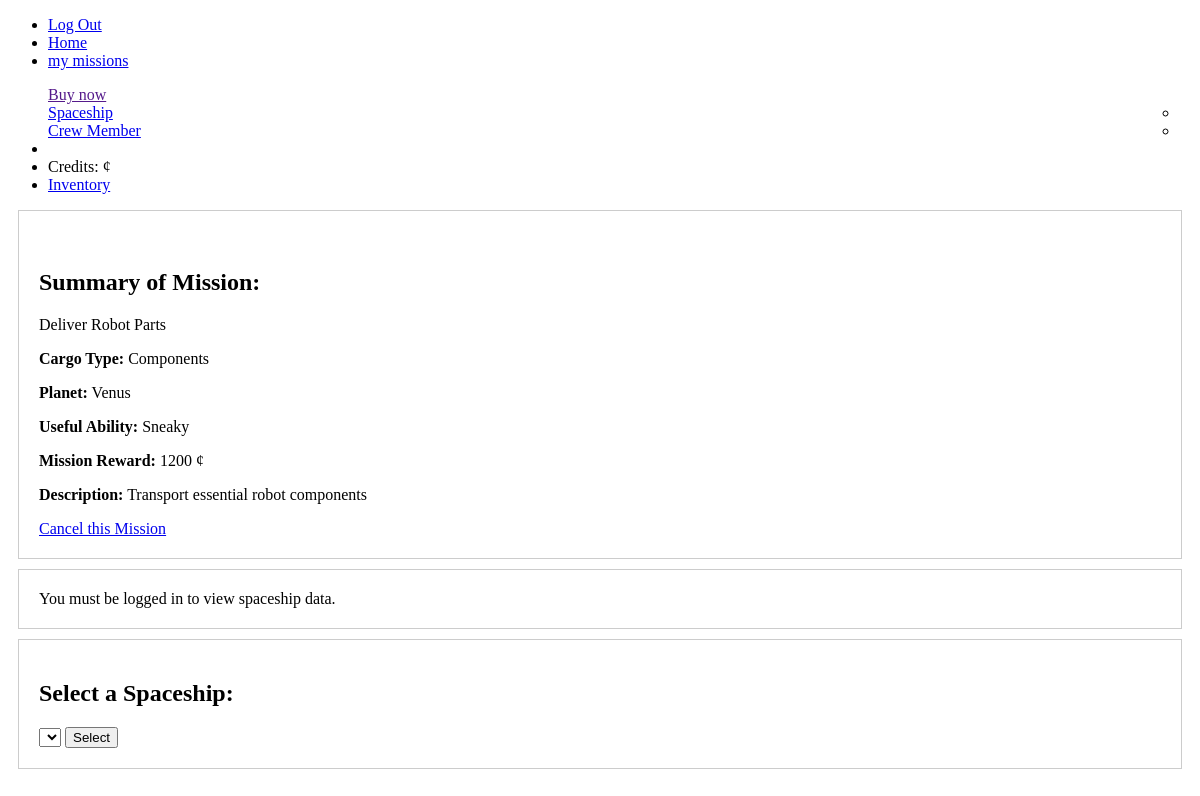
Page /choose_spaceship.php?id_mission=2 on the committed database.
### tables this page shows
CREATE TABLE mission (
    id_mission INT NOT NULL AUTO_INCREMENT PRIMARY KEY,
    name TEXT,
    id_cargo_type INT,
    id_planet INT,
    id_ability INT,
    id_merchant INT,
    reward INT,
    description TEXT,
    done INT DEFAULT 0,
    FOREIGN KEY (id_cargo_type) REFERENCES cargo_type(id_cargo_type),
    FOREIGN KEY (id_planet) REFERENCES planet(id_planet),
    FOREIGN KEY (id_ability) REFERENCES ability(id_ability),
    FOREIGN KEY (id_merchant) REFERENCES merchant(id_merchant)
);

CREATE TABLE cargo_type (
    id_cargo_type INT NOT NULL AUTO_INCREMENT PRIMARY KEY,
    type VARCHAR(30),
    price_by_ton INT
);

CREATE TABLE planet (
    id_planet INT NOT NULL AUTO_INCREMENT PRIMARY KEY,
    name VARCHAR(25),
    distance_from_earth INT
);

CREATE TABLE ability (
    id_ability INT NOT NULL AUTO_INCREMENT PRIMARY KEY,
    name VARCHAR(25),
    description TEXT
);

### choose_spaceship.php (the view, shortened to what this page needs)
<!DOCTYPE html>
<html>
<head>
    <link rel="stylesheet" href="https://cdn.jsdelivr.net/npm/@picocss/pico@1/css/pico.min.css">
</head>
<body>
<?php
include('header.php');
?>
<main class="container">
    <article class="grid">
        <div class="col-4">
            <br>
            <?php
            if (isset($_GET['id_mission'])) {
                $id_mission = $_GET['id_mission'];
                $query = $db->prepare("SELECT mission.name, cargo_type.type, planet.name, ability.name, reward, mission.description, planet.distance_from_earth
                                        FROM mission
                                        JOIN cargo_type ON mission.id_cargo_type = cargo_type.id_cargo_type
                                        JOIN planet ON mission.id_planet = planet.id_planet
                                        JOIN ability ON mission.id_ability = ability.id_ability
                                        WHERE id_mission = :id_mission");
                $query->bindParam(':id_mission', $id_mission, PDO::PARAM_INT);
                $query->execute();
                $mission = $query->fetch();
                if ($mission != false) {
                    echo "<h1>Summary of Mission:</h1>";
                    echo "<p>" . $mission[0] . "</p>";
                    echo "<p><strong>Cargo Type:</strong> " . $mission[1] . "</p>";
                    echo "<p><strong>Planet:</strong> " . $mission[2] . "</p>";
                    echo "<p><strong>Useful Ability:</strong> " . $mission[3] . "</p>";
                    echo "<p><strong>Mission Reward:</strong> " . $mission[4] . " ¢</p>";
                    echo "<p><strong>Description:</strong> " . $mission[5] . "</p>";
                    echo "<a href='home.php' role='button' class='btn secondary'>Cancel this Mission</a>";
                } else {
                    echo "Mission not found.";
                }
            } else {
                echo "Mission ID not provided.";
            }
            ?>
        </div>
        <div class="col-4">
            <?php
            if (isset($_SESSION['id_merchant']) && isset($_GET['id_mission'])) {
                $spaceMerchantId = $_SESSION['id_merchant'];
                $missionId = $_GET['id_mission'];
                $missionRangeQuery = $db->prepare("SELECT p.distance_from_earth
        FROM mission m
        INNER JOIN planet p ON m.id_planet = p.id_planet
        WHERE m.id_mission = :mission_id");
                $missionRangeQuery->bindParam(':mission_id', $missionId, PDO::PARAM_INT);
                $missionRangeQuery->execute();
                $dataMissionRange = $missionRangeQuery->fetch();
                $missionRange = $dataMissionRange[0];
                $NewMissionRange =
                $spaceshipsQuery = $db->prepare("SELECT DISTINCT s.name, s.crew_capacity, s.cargo_capacity_ton, s.max_travel_range_parsec, ms.level
    FROM spaceship s
    INNER JOIN merchant_spaceship ms ON s.id_spaceship = ms.id_spaceship
    INNER JOIN merchant m ON m.id_merchant = ms.id_merchant
    WHERE m.id_merchant = :id_merchant
    AND (s.max_travel_range_parsec + (s.max_travel_range_parsec * 0.1 * ms.level)) >= :mission_range");
                $spaceshipsQuery->bindParam(':id_merchant', $spaceMerchantId, PDO::PARAM_INT);
                $spaceshipsQuery->bindParam(':mission_range', $missionRange, PDO::PARAM_INT);
                $spaceshipsQuery->execute();
                $spaceships = $spaceshipsQuery->fetchAll();
                echo "<h4>Spaceships Available for the Mission</h4>";
                if (!empty($spaceships)) {
                    echo "<ul>";
                    foreach ($spaceships as $spacecraft) {
                        echo "<li><details>";
                        echo "<summary>{$spacecraft['name']}";
                        for ($i = 0; $i < $spacecraft['level']; $i++) {
                            echo " ⛤";
                        }
                        echo "</summary>";
                        echo "<ul>";
                        echo "<li><strong>Crew Capacity:</strong> {$spacecraft['crew_capacity']}</li>";
                        echo "<li><strong>Cargo Capacity:</strong> {$spacecraft['cargo_capacity_ton']} kg</li>";
                        $newRange = $spacecraft['max_travel_range_parsec'] + ($spacecraft['max_travel_range_parsec'] * 0.1 * ($spacecraft['level']));
                        echo "<li><strong>Maximum Travel Range in Parsecs:</strong> {$newRange}</li>";
                        $newPlanetRange = $mission['planet'];
                        echo "</ul>";
                        echo "</details></li>";
                    }
                    echo "</ul>";
                    echo "<a href='spaceship.php' role='button' class='btn secondary'>Buy New Spaceship</a>";
                } else {
                    echo "No spaceship found with sufficient travel range for this mission ($missionRange parsec).";
                    echo "<br>";
                    echo "<a href='spaceship.php' role='button' class='btn primary'>Buy One</a>";
                }
            } else {
                echo "You must be logged in to view spaceship data.";
            }
            ?>
        </div>
        <div class="col-4">
            <form method="post" action="choose_crew_members.php" onsubmit="return validateSpaceshipSelection();">
                <h1><label for="selected_spaceship">Select a Spaceship:</label></h1>
                <select name="selected_spaceship" id="selected_spaceship">
                </select>
                <input type="submit" value="Select">
            </form>
        </div>
    </article>
</main>
</body>
</html>

### choose_spaceship.php (style rules this page uses)
.col-4 { border: 1px solid #ccc; padding: 20px; margin: 10px; }

### rows in the picture
mission: name "Deliver Robot Parts", id_cargo_type.type "Components", id_planet.name "Venus", id_ability.name "Sneaky", reward "1200", description "Transport essential robot components"
